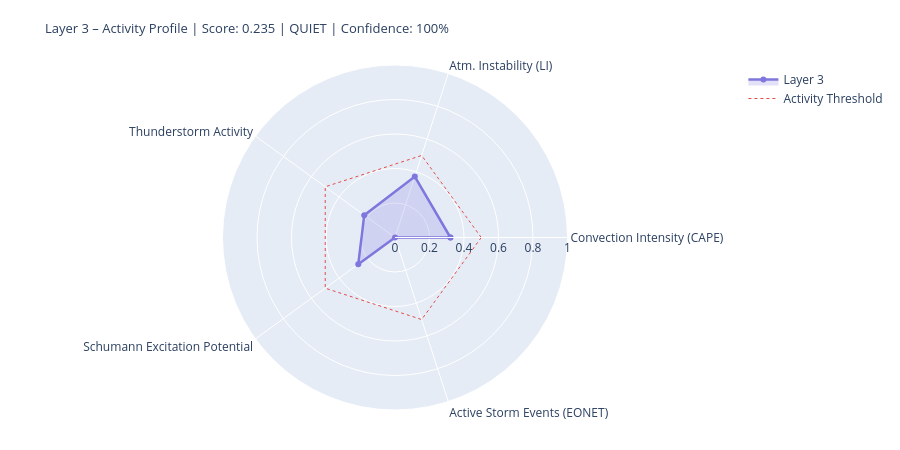

Notebook source saved alongside this figure:
### Markdown cell above
---
## 4. State Assessment & Handoff to Layer 4/5

### Code cell
# ============================================================
# LAYER-3-SCORE
# Five dynamic components
# ============================================================

def norm(v, lo, hi):
    if v is None or (isinstance(v, float) and math.isnan(v)): return None
    return round(max(0.0, min(1.0, (v - lo) / (hi - lo))), 4)

# --- 1) Convection intensity (global CAPE mean) ---
cape_mean = df_atm['cape'].dropna().mean() if not df_atm.empty else None
conv_score = norm(cape_mean, 0, 3000)
conv_src   = 'primary' if cape_mean is not None else 'missing'

# --- 2) Atmospheric instability (LI mean) ---
li_mean   = df_atm['li'].dropna().mean() if not df_atm.empty else None
# Negative LI = unstable → higher score
instab_score = norm(-li_mean if li_mean is not None else None, -6, 6)
instab_src   = 'primary' if li_mean is not None else 'missing'

# --- 3) Thunderstorm activity (mean thunder score + WMO count) ---
thunder_mean = df_atm['thunder_score'].mean() if not df_atm.empty else None
n_thunder    = int(df_atm['thunderstorm'].sum()) if not df_atm.empty else 0
thunder_score_val = norm(
    (thunder_mean or 0) * 0.7 + n_thunder * 0.1, 0, 1.0
) if thunder_mean is not None else None
thunder_src = 'primary'

# --- 4) Schumann excitation potential (weighted Schumann contribution) ---
schumann_pot = df_atm['schumann_contribution'].mean() if not df_atm.empty else None
# Boosted by Layer-2 thunderstorm trigger
if schumann_pot is not None and l2_thunder:
    schumann_pot = min(1.0, schumann_pot * 1.2)
schumann_score = norm(schumann_pot, 0, 1.0) if schumann_pot is not None else None
schumann_src   = 'derived'

# --- 5) Storm activity (NASA EONET) ---
# Distinction: None = data not loaded, 0.0 = loaded but no events
storm_score = None
storm_src   = 'missing'
if raw.get('storms') is not None:          # API reached successfully
    storm_score = norm(len(storm_events), 0, 30) if storm_events else 0.0
    storm_src   = 'primary'

# X-Ray and Kp: context only, not in dynamic score
# (X-Ray = Layer-0/4 driver; Kp = geomagnetic index, not a lightning proxy)
xray_context = None
if raw.get('xray'):
    df_xc = pd.DataFrame(raw['xray'])
    fc = next((c for c in df_xc.columns
               if any(k in c.lower() for k in ['flux','long']) and 'time' not in c.lower()),
              df_xc.columns[1])
    df_xc[fc] = pd.to_numeric(df_xc[fc], errors='coerce')
    xray_last = df_xc[fc].dropna().iloc[-1] if not df_xc[fc].dropna().empty else None
    if xray_last:
        xray_class = ('X' if xray_last>=1e-4 else 'M' if xray_last>=1e-5
                      else 'C' if xray_last>=1e-6 else 'B')
        xray_context = {'flux': float(xray_last), 'class': xray_class}
        print(f'X-Ray context: {xray_class}-class ({xray_last:.2e} W/m²)')

# --- Aggregate ---
COMPONENTS = {
    'Convection Intensity (CAPE)':  {'score': conv_score,       'source': conv_src,    'dynamic': True},
    'Atm. Instability (LI)':         {'score': instab_score,     'source': instab_src,  'dynamic': True},
    'Thunderstorm Activity':              {'score': thunder_score_val, 'source': thunder_src, 'dynamic': True},
    'Schumann Excitation Potential':   {'score': schumann_score,   'source': schumann_src,'dynamic': True},
    'Active Storm Events (EONET)': {'score': storm_score,      'source': storm_src,   'dynamic': True},
}

available   = {k: v['score'] for k, v in COMPONENTS.items() if v['score'] is not None}
unavailable = [k for k, v in COMPONENTS.items() if v['score'] is None]
layer3_score = round(sum(available.values()) / len(available), 4) if available else None
confidence   = round(len(available) / len(COMPONENTS), 2)
level = ('unknown' if layer3_score is None
         else 'quiet'   if layer3_score < 0.3
         else 'moderate' if layer3_score < 0.6
         else 'active')
dominant_l3 = max(available, key=available.get) if available else 'none'

# --- Ausgabe ---
W = 68
print('=' * W)
print('LAYER 3 – ATMOSPHERE / WEATHER / THUNDERSTORMS – STATE ASSESSMENT')
print('=' * W)
for name, comp in COMPONENTS.items():
    s = comp['score']
    if s is not None:
        bar = '█' * int(s * 20) + '░' * (20 - int(s * 20))
        print(f'  {name:<36} {bar}  {s:.3f}  [{comp["source"]}]')
    else:
        print(f'  {name:<36} {"─" * 20}  n/a   [missing]')
print('-' * W)
print(f'  Score:        {layer3_score:.3f}  ({len(available)}/{len(COMPONENTS)} components)')
print(f'  Confidence:   {confidence:.0%}')
print(f'  Level:        {level.upper()}')
print(f'  Dominant:     {dominant_l3}')
print(f'  CAPE mean:    {cape_mean:.0f} J/kg' if cape_mean else '  CAPE mean:    n/a')
print(f'  LI mean:      {li_mean:.1f} K' if li_mean is not None else '  LI mean:      n/a')
print(f'  Thunderstorms:{n_thunder} points (WMO)  +  {len(storm_events)} NASA EONET')
print('=' * W)

# Radar
cats   = list(available.keys())
vals_r = list(available.values())
if len(cats) >= 3:
    fig = go.Figure()
    fig.add_trace(go.Scatterpolar(
        r=vals_r + [vals_r[0]], theta=cats + [cats[0]],
        fill='toself', fillcolor='rgba(127,119,221,0.22)',
        line=dict(color='#7F77DD', width=2.5), name='Layer 3'
    ))
    fig.add_trace(go.Scatterpolar(
        r=[0.5] * (len(cats)+1), theta=cats + [cats[0]],
        line=dict(color='#E24B4A', dash='dot', width=1),
        mode='lines', name='Activity Threshold'
    ))
    fig.update_layout(
        title=dict(
            text=f'Layer 3 – Activity Profile | Score: {layer3_score:.3f} | {level.upper()} | Confidence: {confidence:.0%}',
            font=dict(size=13)
        ),
        polar=dict(radialaxis=dict(visible=True, range=[0, 1])),
        height=450, showlegend=True,
        margin=dict(l=60, r=60, t=65, b=40)
    )
    fig.show()

### Figure 1 — Plotly figure (JSON) as saved in the notebook; plotly's stock layout.template omitted (floating-point values rounded to 4 significant figures)
{"data": [{"fill": "toself", "fillcolor": "rgba(127,119,221,0.22)", "line": {"color": "#7F77DD", "width": 2.5}, "name": "Layer 3", "r": [0.3213, 0.3717, 0.2204, 0.2632, 0.0, 0.3213], "theta": ["Convection Intensity (CAPE)", "Atm. Instability (LI)", "Thunderstorm Activity", "Schumann Excitation Potential", "Active Storm Events (EONET)", "Convection Intensity (CAPE)"], "type": "scatterpolar"}, {"line": {"color": "#E24B4A", "dash": "dot", "width": 1}, "mode": "lines", "name": "Activity Threshold", "r": [0.5, 0.5, 0.5, 0.5, 0.5, 0.5], "theta": ["Convection Intensity (CAPE)", "Atm. Instability (LI)", "Thunderstorm Activity", "Schumann Excitation Potential", "Active Storm Events (EONET)", "Convection Intensity (CAPE)"], "type": "scatterpolar"}], "layout": {"height": 450, "margin": {"b": 40, "l": 60, "r": 60, "t": 65}, "polar": {"radialaxis": {"range": [0, 1], "visible": true}}, "showlegend": true, "title": {"font": {"size": 13}, "text": "Layer 3 – Activity Profile | Score: 0.235 | QUIET | Confidence: 100%"}}}
